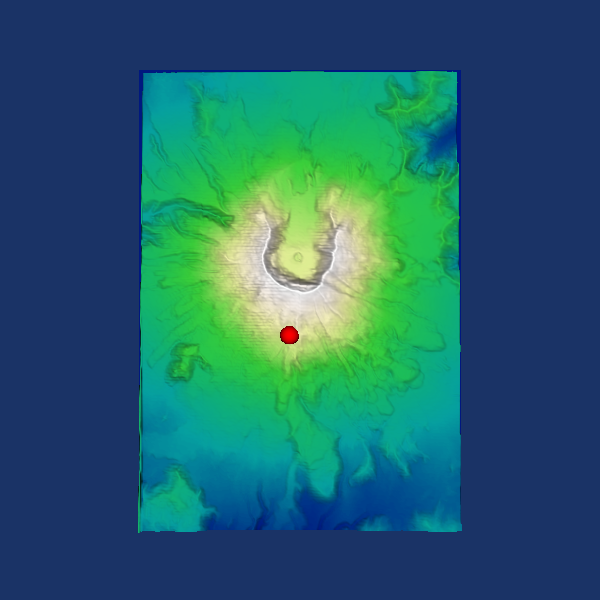

Write Python code to recreate this figure.
#!/usr/bin/env python
# Demonstrate a polygonal handle representation constrained to a terrain surface.

import os

import vtkmodules.vtkInteractionStyle  # noqa: F401
import vtkmodules.vtkRenderingFreeType  # noqa: F401
import vtkmodules.vtkRenderingOpenGL2  # noqa: F401

from vtkmodules.vtkCommonCore import vtkLookupTable
from vtkmodules.vtkFiltersCore import vtkPolyDataNormals, vtkTriangleFilter
from vtkmodules.vtkFiltersGeneral import vtkWarpScalar
from vtkmodules.vtkFiltersGeometry import vtkImageDataGeometryFilter
from vtkmodules.vtkFiltersSources import vtkSphereSource
from vtkmodules.vtkImagingCore import vtkImageResample
from vtkmodules.vtkInteractionWidgets import (
    vtkHandleWidget,
    vtkPolygonalHandleRepresentation3D,
    vtkPolygonalSurfacePointPlacer,
)
from vtkmodules.vtkIOImage import vtkDEMReader
from vtkmodules.vtkRenderingCore import (
    vtkActor,
    vtkPolyDataMapper,
    vtkRenderWindow,
    vtkRenderWindowInteractor,
    vtkRenderer,
)

# Source
data_dir = os.environ.get("VPE_DATA_DIR", os.path.dirname(os.path.abspath(__file__)))

dem_reader = vtkDEMReader()
dem_reader.SetFileName(os.path.join(data_dir, "SainteHelens.dem"))
dem_reader.Update()

# Filters
resample = vtkImageResample()
resample.SetInputConnection(dem_reader.GetOutputPort())
resample.SetDimensionality(2)
resample.SetAxisMagnificationFactor(0, 1)
resample.SetAxisMagnificationFactor(1, 1)

surface = vtkImageDataGeometryFilter()
surface.SetInputConnection(resample.GetOutputPort())

triangle_filter = vtkTriangleFilter()
triangle_filter.SetInputConnection(surface.GetOutputPort())
triangle_filter.Update()

warp = vtkWarpScalar()
warp.SetInputConnection(triangle_filter.GetOutputPort())
warp.SetScaleFactor(1)
warp.UseNormalOn()
warp.SetNormal(0, 0, 1)
warp.Update()

lo = dem_reader.GetOutput().GetScalarRange()[0]
hi = dem_reader.GetOutput().GetScalarRange()[1]

lookup_table = vtkLookupTable()
lookup_table.SetHueRange(0.6, 0)
lookup_table.SetSaturationRange(1.0, 0)
lookup_table.SetValueRange(0.5, 1.0)

poly_normals = vtkPolyDataNormals()
poly_normals.SetInputConnection(warp.GetOutputPort())
poly_normals.SetFeatureAngle(60)
poly_normals.SplittingOff()
poly_normals.ComputeCellNormalsOn()
poly_normals.Update()

normals_output = poly_normals.GetOutput()

# Mapper + Actor
dem_mapper = vtkPolyDataMapper()
dem_mapper.SetInputData(normals_output)
dem_mapper.SetScalarRange(lo, hi)
dem_mapper.SetLookupTable(lookup_table)

dem_actor = vtkActor()
dem_actor.SetMapper(dem_mapper)

# Renderer
renderer = vtkRenderer()
renderer.AddActor(dem_actor)
renderer.SetBackground(0.1, 0.2, 0.4)

# Render window
render_window = vtkRenderWindow()
render_window.AddRenderer(renderer)
render_window.SetWindowName("polygonal representation handle widget")
render_window.SetMultiSamples(0)
render_window.SetSize(600, 600)

# Interactor
interactor = vtkRenderWindowInteractor()
interactor.SetRenderWindow(render_window)

# Widget
sphere = vtkSphereSource()
sphere.SetThetaResolution(10)
sphere.SetPhiResolution(10)
sphere.SetRadius(300.0)
sphere.Update()

handle_rep = vtkPolygonalHandleRepresentation3D()
handle_rep.SetHandle(sphere.GetOutput())

point_placer = vtkPolygonalSurfacePointPlacer()
point_placer.AddProp(dem_actor)
point_placer.GetPolys().AddItem(normals_output)
handle_rep.SetPointPlacer(point_placer)

handle_rep.SetWorldPosition((562532, 5.11396e+06, 2618.62))
handle_rep.GetProperty().SetColor(1.0, 0.0, 0.0)
handle_rep.GetProperty().SetLineWidth(1.0)
handle_rep.GetSelectedProperty().SetColor(0.2, 0.0, 1.0)

handle_widget = vtkHandleWidget()
handle_widget.SetInteractor(interactor)
handle_widget.SetRepresentation(handle_rep)
handle_widget.EnableAxisConstraintOff()
handle_widget.EnabledOn()

# Scene
renderer.ResetCamera()
renderer.ResetCameraClippingRange()

interactor.Initialize()
interactor.Start()
